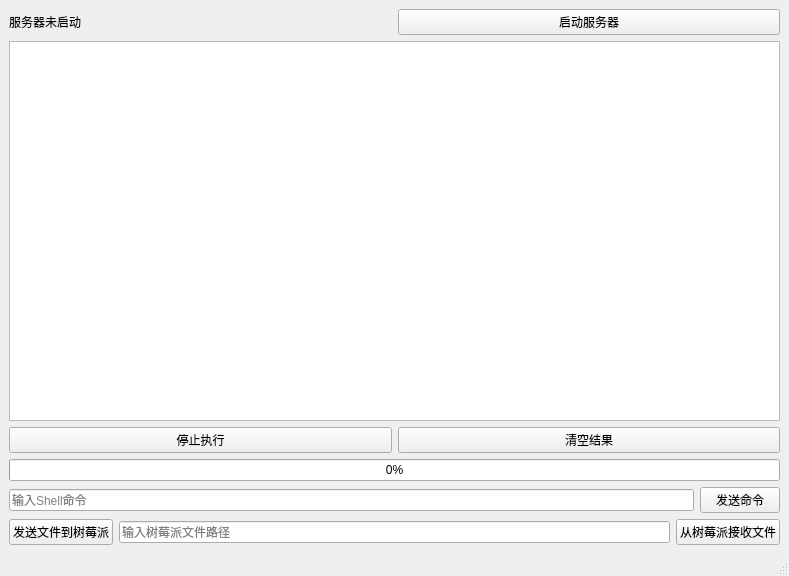
<?xml version="1.0" encoding="UTF-8"?>
<ui version="4.0">
 <class>Host_ComputerClass</class>
 <widget class="QMainWindow" name="Host_ComputerClass">
  <property name="geometry">
   <rect>
    <x>0</x>
    <y>0</y>
    <width>789</width>
    <height>576</height>
   </rect>
  </property>
  <property name="windowTitle">
   <string>MainWindow</string>
  </property>
  <widget class="QWidget" name="centralwidget">
   <layout class="QVBoxLayout" name="verticalLayout">
    <item>
     <layout class="QHBoxLayout" name="topLayout">
      <item>
       <widget class="QLabel" name="statusLabel">
        <property name="text">
         <string>服务器未启动</string>
        </property>
       </widget>
      </item>
      <item>
       <widget class="QPushButton" name="toggleServerBtn">
        <property name="text">
         <string>启动服务器</string>
        </property>
       </widget>
      </item>
     </layout>
    </item>
    <item>
     <widget class="QTextEdit" name="logTextEdit">
      <property name="readOnly">
       <bool>true</bool>
      </property>
     </widget>
    </item>
    <item>
     <layout class="QHBoxLayout" name="toolsLayout">
      <item>
       <widget class="QPushButton" name="stopbtn">
        <property name="text">
         <string>停止执行</string>
        </property>
       </widget>
      </item>
      <item>
       <widget class="QPushButton" name="clear_outcomes">
        <property name="text">
         <string>清空结果</string>
        </property>
       </widget>
      </item>
     </layout>
    </item>
    <item>
     <widget class="QProgressBar" name="progressBar">
      <property name="value">
       <number>0</number>
      </property>
     </widget>
    </item>
    <item>
     <layout class="QHBoxLayout" name="cmdLayout">
      <item>
       <widget class="QLineEdit" name="cmdLineEdit">
        <property name="placeholderText">
         <string>输入Shell命令</string>
        </property>
       </widget>
      </item>
      <item>
       <widget class="QPushButton" name="sendCmdBtn">
        <property name="text">
         <string>发送命令</string>
        </property>
       </widget>
      </item>
     </layout>
    </item>
    <item>
     <layout class="QHBoxLayout" name="fileLayout">
      <item>
       <widget class="QPushButton" name="sendFileBtn">
        <property name="text">
         <string>发送文件到树莓派</string>
        </property>
       </widget>
      </item>
      <item>
       <widget class="QLineEdit" name="requestFileLineEdit">
        <property name="placeholderText">
         <string>输入树莓派文件路径</string>
        </property>
       </widget>
      </item>
      <item>
       <widget class="QPushButton" name="requestFileBtn">
        <property name="text">
         <string>从树莓派接收文件</string>
        </property>
       </widget>
      </item>
     </layout>
    </item>
   </layout>
  </widget>
  <widget class="QMenuBar" name="menubar">
   <property name="geometry">
    <rect>
     <x>0</x>
     <y>0</y>
     <width>789</width>
     <height>21</height>
    </rect>
   </property>
  </widget>
  <widget class="QStatusBar" name="statusbar"/>
 </widget>
 <resources/>
 <connections/>
</ui>
